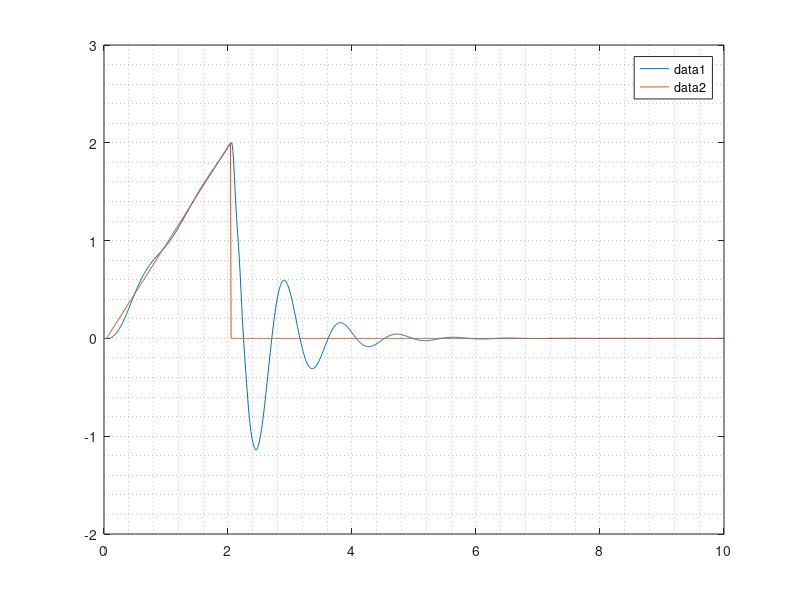

Here is the MATLAB script that generated this plot:
close all; clear all; clc;
% Physical parameters
mb = 300;    % kg
mw = 60;     % kg
bs = 1000;   % N/m/s
ks = 16000 ; % N/m
kt = 190000; % N/m

% State matrices
A = [ 0 1 0 0; [-ks -bs ks bs]/mb ; ...
      0 0 0 1; [ks bs -ks-kt -bs]/mw];
B = [ 0 0; 0 1e3/mb ; 0 0 ; [kt -1e3]/mw];
C = [1 0 0 0; 1 0 -1 0; A(2,:)];
D = [0 0; 0 0; B(2,:)];
sys = ss(A,B,C,D);
t = 0:0.01:10;
r = zeros(size(t));
ramp = 0:0.01:2;
idx_start = 5;
r(idx_start:idx_start+size(ramp,2)-1) = ramp;
% r = rand(size(t))/10;
f_c = 0 * ones(size(t));
u = [r', f_c'];
[y,tOut,x] = lsim(sys, u, t);
plot(t,x(:,1));
hold on
plot(t,r);
legend
grid minor
